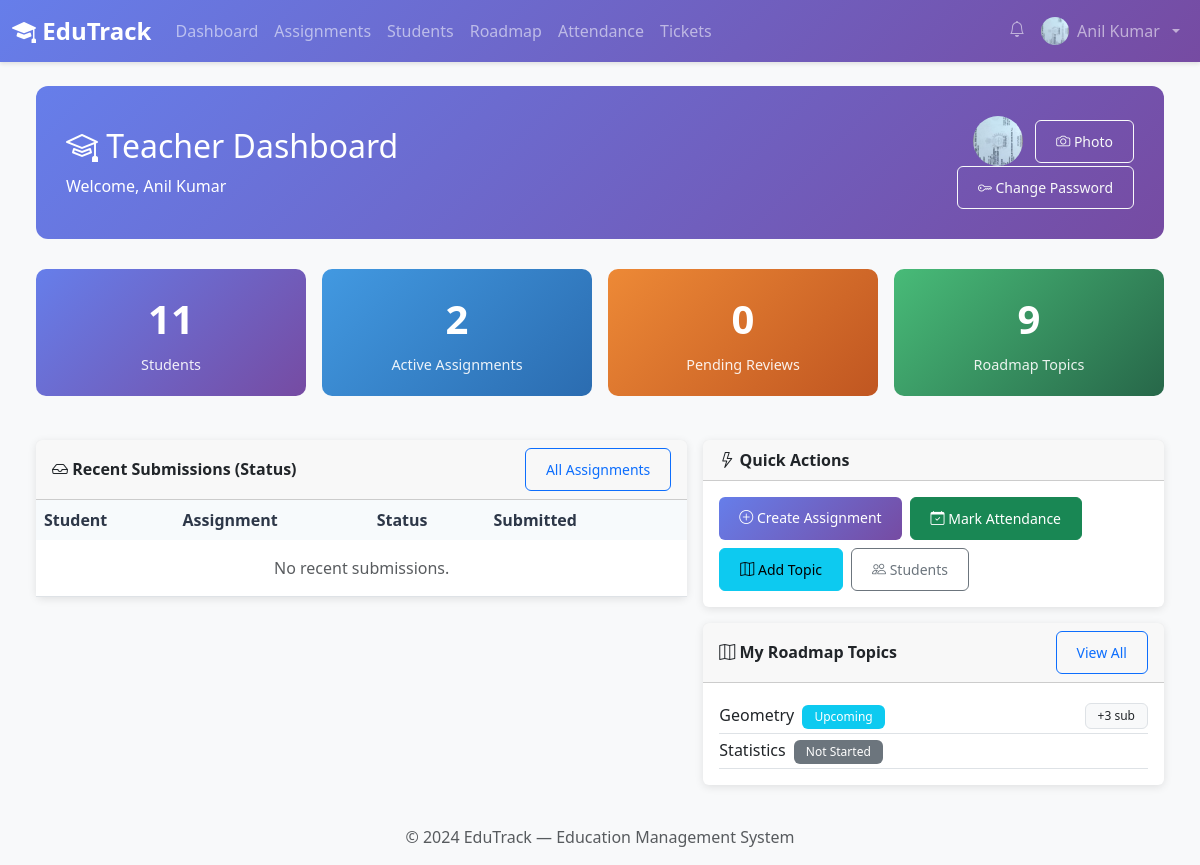
Page /teacher/dashboard/ (signed in) on the committed database.
### core/models.py (models this page shows, shortened)
class UserProfile(models.Model):
    ROLE_CHOICES = [
        ('admin', 'Administrator'),
        ('teacher', 'Teacher'),
        ('student', 'Student'),
        ('parent', 'Parent'),
    ]
    user = models.OneToOneField(
        User,
        on_delete=models.CASCADE,
        related_name='profile'
    )
    role = models.CharField(
        max_length=20,
        choices=ROLE_CHOICES,
        default='student'
    )
    phone_number = models.CharField(
        max_length=15,
        blank=True,
        help_text='Contact phone number'
    )
    profile_photo = models.ImageField(
        upload_to='profile_photos/',
        null=True,
        blank=True,
        validators=[validate_image_extension],
        help_text='Profile picture (JPG, PNG, GIF)'
    )
    date_of_birth = models.DateField(null=True, blank=True)
    address = models.TextField(blank=True, help_text='Residential address')
    pending_amount = models.DecimalField(
        max_digits=10,
        decimal_places=2,
        default=0.00,
        help_text='Running total of unpaid/overdue fees (auto-updated)'
    )
    created_at = models.DateTimeField(auto_now_add=True)
    updated_at = models.DateTimeField(auto_now=True)
    class Meta:
        verbose_name = 'User Profile'
        verbose_name_plural = 'User Profiles'
        ordering = ['user__first_name', 'user__last_name']
    def is_teacher(self):
        return self.role == 'teacher'

class RoadmapTopic(models.Model):
    STATUS_CHOICES = [
        ('not_started', 'Not Started'),
        ('in_progress', 'In Progress'),
        ('completed', 'Completed'),
        ('upcoming', 'Upcoming'),
    ]
    title = models.CharField(max_length=200)
    description = models.TextField(blank=True)
    parent_topic = models.ForeignKey(
        'self',
        on_delete=models.CASCADE,
        null=True,
        blank=True,
        related_name='subtopics',
        help_text='Parent topic for hierarchy'
    )
    order = models.IntegerField(default=0)
    status = models.CharField(max_length=20, choices=STATUS_CHOICES, default='upcoming')
    created_by = models.ForeignKey(
        User,
        on_delete=models.SET_NULL,
        null=True,
        blank=True,
        related_name='roadmap_topics'
    )
    subject = models.CharField(max_length=100, blank=True)
    grade = models.CharField(max_length=10, blank=True)
    estimated_hours = models.IntegerField(null=True, blank=True)
    resources = models.TextField(blank=True)
    test_scheduled = models.DateField(null=True, blank=True, help_text='Scheduled test date')
    test_title = models.CharField(max_length=200, blank=True)
    test_duration = models.IntegerField(null=True, blank=True, help_text='Test duration in minutes')
    created_at = models.DateTimeField(auto_now_add=True)
    updated_at = models.DateTimeField(auto_now=True)
    class Meta:
        verbose_name = 'Roadmap Topic'
        verbose_name_plural = 'Roadmap Topics'
        ordering = ['order', 'title']
        indexes = [
            models.Index(fields=['order']),
            models.Index(fields=['status']),
            models.Index(fields=['created_by']),
        ]
    def has_upcoming_test(self):
        if self.test_scheduled:
            return self.test_scheduled >= date.today()
        return False
    def get_badge_class(self):
        mapping = {
            'completed': 'bg-success',
            'in_progress': 'bg-warning text-dark',
            'upcoming': 'bg-info',
            'not_started': 'bg-secondary',
        }
        return mapping.get(self.status, 'bg-secondary')

### core/views.py (the view)
# urls.py: path('teacher/dashboard/', TeacherDashboardView.as_view(), name='teacher_dashboard'),
class TeacherDashboardView(LoginRequiredMixin, TeacherRequiredMixin, View):
    template_name = 'teacher/dashboard.html'
    def get(self, request):
        teacher_assignments = Assignment.objects.filter(created_by=request.user)
        recent_submissions = Submission.objects.filter(
            assignment__created_by=request.user,
            status='submitted'
        ).select_related('student__user', 'assignment').order_by('-submitted_at')[:10]
        roadmap_topics = RoadmapTopic.objects.filter(
            created_by=request.user, parent_topic__isnull=True
        ).prefetch_related('subtopics').order_by('order')
        context = {
            'total_students': Student.objects.count(),
            'total_assignments': teacher_assignments.count(),
            'active_assignments': teacher_assignments.filter(status='active').count(),
            'pending_reviews': Submission.objects.filter(
                assignment__created_by=request.user,
                status='submitted',
                score__isnull=True
            ).count(),
            'recent_submissions': recent_submissions,
            'upcoming_deadlines': teacher_assignments.filter(
                status='active', due_date__gte=date.today()
            ).order_by('due_date')[:5],
            'roadmap_topics': roadmap_topics,
            'roadmap_count': RoadmapTopic.objects.filter(created_by=request.user).count(),
            'open_tickets': AssignmentTicket.objects.filter(
                assignment__created_by=request.user, status='open'
            ).count(),
        }
        return render(request, self.template_name, context)

### templates/teacher/dashboard.html (shortened to what this page needs)
{% extends 'base.html' %}
{% block content %}
<div class="container-fluid">
  <div class="dashboard-header">
    <div class="row align-items-center">
      <div class="col-md-8">
        <h2><i class="bi bi-mortarboard"></i> Teacher Dashboard</h2>
        <p class="mb-0">Welcome, {{ request.user.get_full_name }}</p>
      </div>
      <div class="col-md-4 text-end">
        <form method="post" action="{% url 'profile_photo_update' %}" enctype="multipart/form-data" class="d-inline">
          {% if request.user.profile.profile_photo %}
            <img src="{{ request.user.profile.profile_photo.url }}" class="rounded-circle me-2" width="50" height="50" style="object-fit:cover;">
          {% endif %}
          <label class="btn btn-sm btn-outline-light">
            <i class="bi bi-camera"></i> Photo
          </label>
        </form>
        <a href="{% url 'password_change' %}" class="btn btn-sm btn-outline-light ms-1">
          <i class="bi bi-key"></i> Change Password
        </a>
      </div>
    </div>
  </div>
  <div class="row g-3 mb-4">
    <div class="col-6 col-md-3">
      <div class="stat-card">
        <div class="stat-value">{{ total_students }}</div>
        <div class="stat-label">Students</div>
      </div>
    </div>
    <div class="col-6 col-md-3">
      <div class="stat-card" style="background:linear-gradient(135deg,#4299e1,#2b6cb0)">
        <div class="stat-value">{{ active_assignments }}</div>
        <div class="stat-label">Active Assignments</div>
      </div>
    </div>
    <div class="col-6 col-md-3">
      <div class="stat-card" style="background:linear-gradient(135deg,#ed8936,#c05621)">
        <div class="stat-value">{{ pending_reviews }}</div>
        <div class="stat-label">Pending Reviews</div>
      </div>
    </div>
    <div class="col-6 col-md-3">
      <div class="stat-card" style="background:linear-gradient(135deg,#48bb78,#276749)">
        <div class="stat-value">{{ roadmap_count }}</div>
        <div class="stat-label">Roadmap Topics</div>
      </div>
    </div>
  </div>
  <div class="row g-3">
    <div class="col-md-7">
      <div class="card">
        <div class="card-header d-flex justify-content-between align-items-center">
          <strong><i class="bi bi-inbox"></i> Recent Submissions (Status)</strong>
          <a href="{% url 'assignment_list' %}" class="btn btn-sm btn-outline-primary">All Assignments</a>
        </div>
        <div class="card-body p-0">
          <table class="table table-hover mb-0">
            <thead class="table-light">
              <tr><th>Student</th><th>Assignment</th><th>Status</th><th>Submitted</th><th></th></tr>
            </thead>
            <tbody>
              {% for sub in recent_submissions %}
              <tr>
                <td>
                  <a href="{% url 'teacher_student_detail' sub.student.pk %}" class="text-decoration-none fw-medium">
                    {{ sub.student.user.get_full_name }}
                  </a>
                </td>
                <td>{{ sub.assignment.title|truncatechars:30 }}</td>
                <td>
                  <span class="badge {% if sub.status == 'submitted' %}bg-warning text-dark{% elif sub.status == 'graded' %}bg-success{% elif sub.status == 'not_submitted' %}bg-secondary{% else %}bg-info{% endif %}">
                    {{ sub.get_status_display }}
                  </span>
                </td>
                <td><small>{{ sub.submitted_at|date:"d M H:i"|default:"—" }}</small></td>
                <td>
                  <a href="{% url 'submission_grade' sub.pk %}" class="btn btn-sm btn-outline-primary">Grade</a>
                </td>
              </tr>
              {% empty %}
              <tr><td colspan="5" class="text-center text-muted py-3">No recent submissions.</td></tr>
              {% endfor %}
            </tbody>
          </table>
        </div>
      </div>
    </div>
    <div class="col-md-5">
      <div class="card mb-3">
        <div class="card-header"><strong><i class="bi bi-lightning"></i> Quick Actions</strong></div>
        <div class="card-body d-flex flex-wrap gap-2">
          <a href="{% url 'assignment_create' %}" class="btn btn-primary btn-sm"><i class="bi bi-plus-circle"></i> Create Assignment</a>
          <a href="{% url 'mark_attendance' %}" class="btn btn-success btn-sm"><i class="bi bi-calendar-check"></i> Mark Attendance</a>
          <a href="{% url 'roadmap_create' %}" class="btn btn-info btn-sm"><i class="bi bi-map"></i> Add Topic</a>
          <a href="{% url 'student_list' %}" class="btn btn-outline-secondary btn-sm"><i class="bi bi-people"></i> Students</a>
        </div>
      </div>
      <div class="card">
        <div class="card-header d-flex justify-content-between align-items-center">
          <strong><i class="bi bi-map"></i> My Roadmap Topics</strong>
          <a href="{% url 'roadmap_list' %}" class="btn btn-sm btn-outline-primary">View All</a>
        </div>
        <div class="card-body" style="max-height: 250px; overflow-y:auto;">
          {% for topic in roadmap_topics %}
            <div class="d-flex align-items-center justify-content-between py-1 border-bottom">
              <div>
                <span class="fw-medium">{{ topic.title }}</span>
                <span class="badge {{ topic.get_badge_class }} ms-1">{{ topic.get_status_display }}</span>
              </div>
              {% if topic.subtopics.count > 0 %}
                <span class="badge bg-light text-dark border">+{{ topic.subtopics.count }} sub</span>
              {% endif %}
            </div>
          {% empty %}
            <p class="text-muted text-center py-2">No roadmap topics yet. <a href="{% url 'roadmap_create' %}">Add one</a></p>
          {% endfor %}
        </div>
      </div>
    </div>
  </div>
</div>
{% endblock %}

### templates/base.html (shortened to what this page needs)
{% load static %}
<!DOCTYPE html>
<html lang="en">
<head>
  <link href="https://cdn.jsdelivr.net/npm/bootstrap@5.3.2/dist/css/bootstrap.min.css" rel="stylesheet">
  <link rel="stylesheet" href="https://cdn.jsdelivr.net/npm/bootstrap-icons@1.11.1/font/bootstrap-icons.css">
  <link rel="stylesheet" href="{% static 'css/style.css' %}">
</head>
<body>
  {% if user.is_authenticated %}
  <nav class="navbar navbar-expand-lg navbar-dark" style="background: linear-gradient(135deg,#667eea,#764ba2)">
    <div class="container-fluid">
      <a class="navbar-brand fw-bold" href="{% url 'dashboard' %}">
        <i class="bi bi-mortarboard-fill"></i> EduTrack
      </a>
      <div class="collapse navbar-collapse" id="navbarNav">
        <ul class="navbar-nav me-auto">
          {% if user.profile.role == 'admin' or user.is_superuser %}
          <li class="nav-item"><a class="nav-link" href="{% url 'admin_dashboard' %}"><i class="bi bi-speedometer2"></i> Dashboard</a></li>
          <li class="nav-item dropdown">
            <a class="nav-link dropdown-toggle" href="#" data-bs-toggle="dropdown">Administrative</a>
            <ul class="dropdown-menu">
              <li><a class="dropdown-item" href="{% url 'admin_teacher_attendance' %}"><i class="bi bi-person-check"></i> Attendance</a></li>
              <li><a class="dropdown-item" href="{% url 'admin_finance' %}"><i class="bi bi-cash-stack"></i> Finance</a></li>
              <li><a class="dropdown-item" href="{% url 'admin_teacher_performance' %}"><i class="bi bi-graph-up"></i> Performance</a></li>
            </ul>
          </li>
          <li class="nav-item"><a class="nav-link" href="{% url 'all_roadmaps' %}"><i class="bi bi-map"></i> Roadmaps</a></li>
          <li class="nav-item"><a class="nav-link" href="{% url 'holiday_list' %}"><i class="bi bi-calendar-event"></i> Holidays</a></li>
          <li class="nav-item"><a class="nav-link" href="{% url 'admin_analytics' %}"><i class="bi bi-bar-chart"></i> Analytics</a></li>
          {% elif user.profile.role == 'teacher' %}
          <li class="nav-item"><a class="nav-link" href="{% url 'teacher_dashboard' %}">Dashboard</a></li>
          <li class="nav-item"><a class="nav-link" href="{% url 'assignment_list' %}">Assignments</a></li>
          <li class="nav-item"><a class="nav-link" href="{% url 'student_list' %}">Students</a></li>
          <li class="nav-item"><a class="nav-link" href="{% url 'roadmap_list' %}">Roadmap</a></li>
          <li class="nav-item"><a class="nav-link" href="{% url 'mark_attendance' %}">Attendance</a></li>
          <li class="nav-item"><a class="nav-link" href="{% url 'teacher_tickets' %}">Tickets</a></li>
          {% elif user.profile.role == 'parent' %}
          <li class="nav-item"><a class="nav-link" href="{% url 'parent_dashboard' %}">Dashboard</a></li>
          <li class="nav-item"><a class="nav-link" href="{% url 'public_roadmaps' %}">Roadmaps</a></li>
          <li class="nav-item"><a class="nav-link" href="{% url 'parent_feedback' %}">Feedback</a></li>
          {% endif %}
        </ul>
        <ul class="navbar-nav">
          <li class="nav-item">
            <a class="nav-link position-relative" {% if request.user.profile.role == 'admin' %}
							href="{% url 'admin_notifications' %}"
						{% else %}
							href="{% url 'notifications' %}"
						{% endif %}>
              <i class="bi bi-bell"></i>
            </a>
          </li>
          <li class="nav-item dropdown">
            <a class="nav-link dropdown-toggle d-flex align-items-center gap-2" href="#" data-bs-toggle="dropdown">
              {% if user.profile.profile_photo %}
                <img src="{{ user.profile.profile_photo.url }}" class="rounded-circle" width="28" height="28" style="object-fit:cover;">
              {% else %}
                <i class="bi bi-person-circle"></i>
              {% endif %}
              {{ user.get_full_name|default:user.username }}
            </a>
          </li>
        </ul>
      </div>
    </div>
  </nav>
  {% endif %}
  <div class="container-fluid py-4 px-4">
    {% block content %}{% endblock %}
  </div>
  <footer class="footer mt-auto py-3 bg-light">
    <div class="container text-center">
      <span class="text-muted">© 2024 EduTrack — Education Management System</span>
    </div>
  </footer>
</body>
</html>

### rows in the picture
RoadmapTopic: title "Geometry", status "Upcoming", subtopics.count "3"
RoadmapTopic: title "Statistics", status "Not Started"

### other values in the picture
{{ user.get_full_name|default:user.username }} "Anil Kumar"
{{ request.user.get_full_name }} "Anil Kumar"
{{ total_students }} "11"
{{ active_assignments }} "2"
{{ pending_reviews }} "0"
{{ roadmap_count }} "9"
